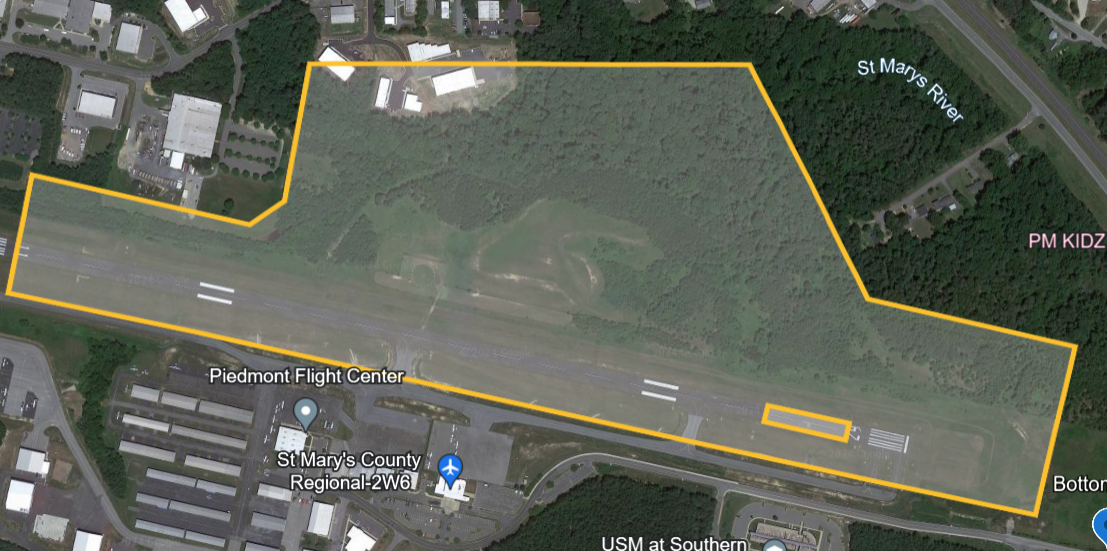
#> input picture flight/map/map_image.png, 1107 x 551 px
$ python test.py
#> lines starting #> are read from the running program, lines starting #| are printed output that depends on the picture
from PIL import Image, ImageDraw, ImageFilter
from random import randint
import time


#Should be map image
map_image = Image.open('map_image.png')
#> map_image is the input picture: PIL image 1107x551 RGBA; mean R, G, B, A 93.5, 98.2, 86.9, 255
#Should be any drone placeholder image
drone_image = Image.open('test3.png')
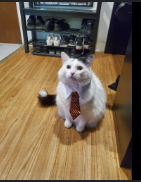
#> input picture flight/test_files/test3.PNG, 141 x 182 px, found by its file name
#> drone_image is the input picture: PIL image 141x182 RGBA; mean R, G, B, A 120.8, 101.9, 77.5, 255

resized_drone_img = drone_image.resize((50, 50))
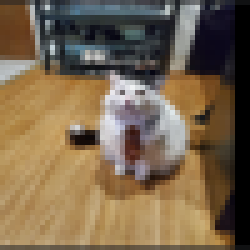
#> resized_drone_img: PIL image 50x50 RGBA (shown 5 times larger); mean R, G, B, A 121.1, 102.2, 77.6, 255
modifiable_map_image = map_image

#Top left of map coordinates
top_left_longitude = -76.5566927
top_left_latitude = 38.319353

#Test coordinates (should be switched to actual inputs)
longitude = -76.548
latitude = 38.317

#Calculate difference for map position calculation
longitude_difference = top_left_longitude - longitude
latitude_difference = top_left_latitude - latitude

#Calculate pixel position on map image
longitude_map_position = (longitude_difference * -66293.37964) - 25
latitude_map_position = (latitude_difference * 84637.71678) - 25
longitude_map_position = int(longitude_map_position)
latitude_map_position = int(latitude_map_position)
#Confirm that expected coordinates were found
print(longitude_map_position, latitude_map_position)

#ADD: paste drone image on map at determined coordinates
modifiable_map_image.paste(resized_drone_img, (longitude_map_position, latitude_map_position))

modifiable_map_image.save('modded_map.png')

while(True):
  #Save updated map image with drone position
  time.sleep(2)
#> (the run stopped early here; a loop or call above may not have finished)
